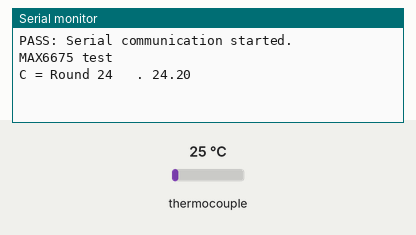
This sketch was run on a simulated Arduino Uno, built with avr-gcc and run on an emulated ATmega328P. Parts: the last lines printed to the serial monitor. Inputs (shaded band) come from the test bench; at power-on: thermocouple 25 °C.

Above: at 1.8 s.
1.9 s: thermocouple set to 6 °C
At 2.8 s:
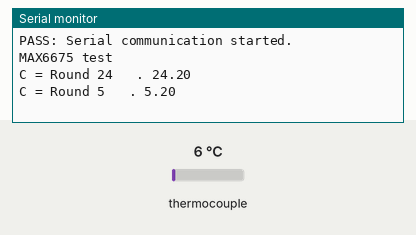
3.4 s: thermocouple set to 75 °C
At 4.5 s:
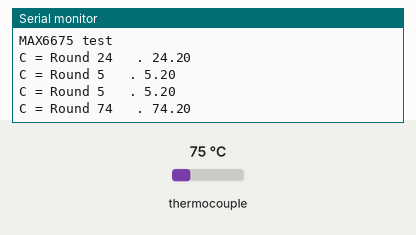
Timing chart, 0 to 6.4 s (numbered marks = the images above; inputs shaded):
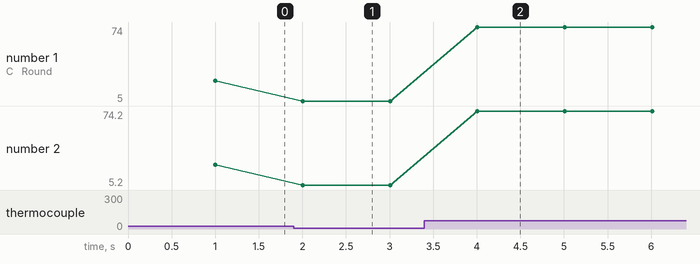

The sketch:

Oven.ino
```cpp
#include <SPI.h>
#include <max6675.h>

#define thermoDO    14  //P1.6 //D6 //4;SO
#define thermoCS    7   //P1.5//D7 //5; SC
#define thermoCLK   6   //P1.4 //D5 //6; SCK

MAX6675 thermocouple(thermoCLK, thermoCS, thermoDO);
//int vccPin = 3;
//int gndPin = 2;

void setup() {
  //
  //SPI.begin();
  Serial.begin(9600);

  Serial.println("");
  Serial.println("PASS: Serial communication started.");
  // use Arduino pins
  //  pinMode(vccPin, OUTPUT); digitalWrite(vccPin, HIGH);
  //  pinMode(gndPin, OUTPUT); digitalWrite(gndPin, LOW);

  Serial.println("MAX6675 test");
  // wait for MAX chip to stabilize

  //delay(500);
}

void loop() {
  delay(1000);
  // basic readout test, just print the current temp
  Serial.print("C = Round ");
  Serial.print(round(thermocouple.readCelsius() - 0.8));
  Serial.print("   . ");
  Serial.println(thermocouple.readCelsius() - 0.8);

//  Serial.print("[-0.8]C = Round ");
//  Serial.print(round(thermocouple.readCelsius() - 0.8));
//  Serial.print("   . Not Round ");
//  Serial.println(thermocouple.readCelsius() - 0.8);
//  Serial.print("[-0.0]C = Round ");
//  Serial.print(round(thermocouple.readCelsius() ));
//  Serial.print("   . Not Round ");
//  Serial.println(thermocouple.readCelsius() );
  //  Serial.print("F = ");
  //  Serial.println(thermocouple.readFahrenheit());


}
```

Measured:
- after the input at 1.9 s, the serial monitor: prints a new line after 0.10 s (image 1)
- after the input at 3.4 s, the serial monitor: prints a new line after 0.61 s (image 2)
- plotted number 1: 24 → 5 after the input at 1.9 s, 5 → 74 after the input at 3.4 s
- plotted number 2: 24.2 → 5.2 after the input at 1.9 s, 5.2 → 74.2 after the input at 3.4 s
